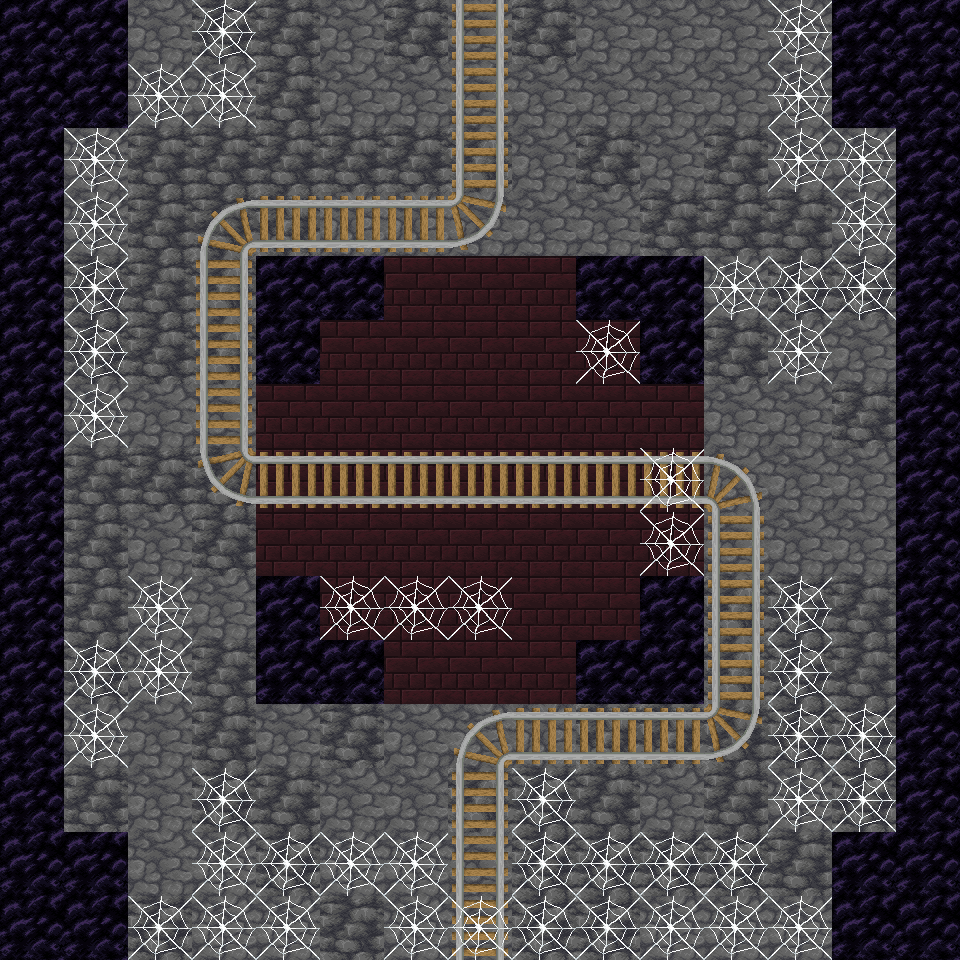

This is a level from a 2D game, rendered from its Tiled map with the project's own tilesets. A one-line summary and the complete map file follow:
An orthogonal 15x15 tile map with 64x64 px tiles, 4 tile layers (background, bottom, top, GROUND).

<map version="1.9" tiledversion="1.9.2" orientation="orthogonal" renderorder="right-down" width="15" height="15" tilewidth="64" tileheight="64" infinite="0" nextlayerid="5" nextobjectid="1">
 <tileset firstgid="1" source="Tiles.tsx" />
 <layer id="1" name="background" width="15" height="15">
  <data encoding="csv">
18,7,18,7,7,18,7,18,7,18,18,18,18,18,18,
7,7,18,18,7,18,18,18,18,18,18,18,18,7,7,
7,18,7,7,7,7,7,7,18,7,18,7,18,18,18,
18,18,7,7,7,18,18,18,18,18,7,7,7,18,18,
7,7,7,7,18,18,23,23,23,7,7,18,7,7,7,
7,7,7,7,7,23,23,23,23,23,18,7,18,18,18,
18,18,18,18,23,23,23,23,23,23,23,18,18,7,7,
18,7,7,7,23,23,23,23,23,23,23,18,18,18,7,
7,7,18,7,23,23,23,23,23,23,23,18,18,18,18,
7,7,18,18,7,23,23,23,23,23,18,7,7,7,18,
18,7,18,7,7,7,23,23,23,18,7,7,7,7,18,
7,18,18,7,18,7,18,18,18,7,7,7,7,7,7,
7,7,18,7,7,18,18,7,7,7,18,7,18,7,7,
7,18,18,18,7,18,18,18,7,7,7,7,7,18,18,
7,7,7,18,18,7,18,18,7,7,18,18,18,7,18
</data>
 </layer>
 <layer id="2" name="bottom" width="15" height="15">
  <data encoding="csv">
0,0,0,0,0,0,0,50,0,0,0,0,0,0,0,
0,0,0,0,0,0,0,50,0,0,0,0,0,0,0,
0,0,0,0,0,0,0,50,0,0,0,0,0,0,0,
0,0,0,51,2684354610,2684354610,2684354610,3221225523,0,0,0,0,0,0,0,
0,0,0,3221225522,0,0,0,0,0,0,0,0,0,0,0,
0,0,0,3221225522,0,0,0,0,0,0,0,0,0,0,0,
0,0,0,3221225522,0,0,0,0,0,0,0,0,0,0,0,
0,0,0,1610612787,1610612786,1610612786,1610612786,1610612786,1610612786,1610612786,1610612786,2684354611,0,0,0,
0,0,0,0,0,0,0,0,0,0,0,50,0,0,0,
0,0,0,0,0,0,0,0,0,0,0,50,0,0,0,
0,0,0,0,0,0,0,0,0,0,0,50,0,0,0,
0,0,0,0,0,0,0,51,2684354610,2684354610,2684354610,3221225523,0,0,0,
0,0,0,0,0,0,0,3221225522,0,0,0,0,0,0,0,
0,0,0,0,0,0,0,3221225522,0,0,0,0,0,0,0,
0,0,0,0,0,0,0,3221225522,0,0,0,0,0,0,0
</data>
 </layer>
 <layer id="3" name="top" width="15" height="15">
  <data encoding="csv">
0,0,0,89,0,0,0,0,0,0,0,0,89,0,0,
0,0,89,89,0,0,0,0,0,0,0,0,89,0,0,
0,89,0,0,0,0,0,0,0,0,0,0,89,89,0,
0,89,0,0,0,0,0,0,0,0,0,0,0,89,0,
0,89,0,0,0,0,0,0,0,0,0,89,89,89,0,
0,89,0,0,0,0,0,0,0,89,0,0,89,0,0,
0,89,0,0,0,0,0,0,0,0,0,0,0,0,0,
0,0,0,0,0,0,0,0,0,0,89,0,0,0,0,
0,0,0,0,0,0,0,0,0,0,89,0,0,0,0,
0,0,89,0,0,89,89,89,0,0,0,0,89,0,0,
0,89,89,0,0,0,0,0,0,0,0,0,89,0,0,
0,89,0,0,0,0,0,0,0,0,0,0,89,89,0,
0,0,0,89,0,0,0,0,89,0,0,0,89,89,0,
0,0,0,89,89,89,89,0,89,89,89,89,0,0,0,
0,0,89,89,89,0,89,89,89,89,89,89,89,0,0
</data>
 </layer>
 <layer id="4" name="GROUND" width="15" height="15">
  <data encoding="csv">
21,21,0,0,0,0,0,0,0,0,0,0,0,21,21,
21,21,0,0,0,0,0,0,0,0,0,0,0,21,21,
21,0,0,0,0,0,0,0,0,0,0,0,0,0,21,
21,0,0,0,0,0,0,0,0,0,0,0,0,0,21,
21,0,0,0,21,21,0,0,0,21,21,0,0,0,21,
21,0,0,0,21,0,0,0,0,0,21,0,0,0,21,
21,0,0,0,0,0,0,0,0,0,0,0,0,0,21,
21,0,0,0,0,0,0,0,0,0,0,0,0,0,21,
21,0,0,0,0,0,0,0,0,0,0,0,0,0,21,
21,0,0,0,21,0,0,0,0,0,21,0,0,0,21,
21,0,0,0,21,21,0,0,0,21,21,0,0,0,21,
21,0,0,0,0,0,0,0,0,0,0,0,0,0,21,
21,0,0,0,0,0,0,0,0,0,0,0,0,0,21,
21,21,0,0,0,0,0,0,0,0,0,0,0,21,21,
21,21,0,0,0,0,0,0,0,0,0,0,0,21,21
</data>
 </layer>
</map>
